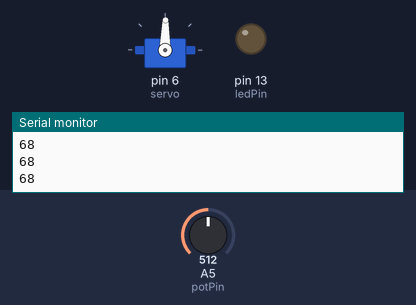
A sketch run on a simulated Arduino Uno, built with avr-gcc and run on an emulated ATmega328P. Parts: servo, output pins drawn as LEDs (lit = HIGH), the last lines printed to the serial monitor. The test bench sets the inputs (shaded band); at power-on: A5 (potPin) = 512.

Above: at 1.2 s.
1.3 s: A5 (potPin) set to 424
2.8 s: A5 (potPin) set to 391
At 4.1 s:
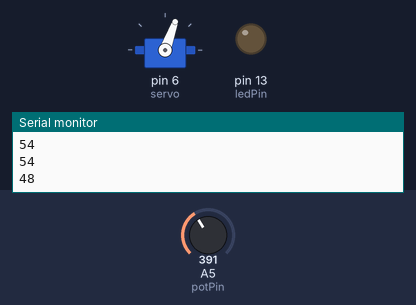
5.8 s: A5 (potPin) set to 511
8.8 s: A5 (potPin) set to 306
At 9.9 s:
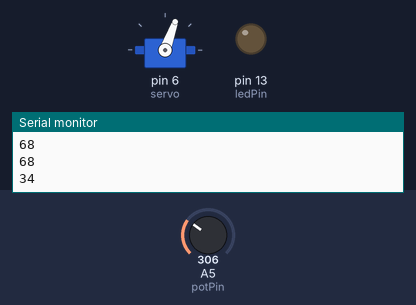
Timing chart, 0 to 12.8 s (numbered marks = the images above; inputs shaded):
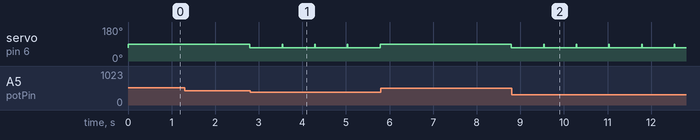

Measured:
- after the input at 1.3 s, servo on pin 6 (servo): 89° → 70° after 1.5 s
- after the input at 2.8 s, servo on pin 6 (servo): 70° → 89° after 3.0 s
- after the input at 8.8 s, servo on pin 6 (servo): alternates 89° for 0.01 s and 70° for 0.74 s, starting after 0.73 s

The sketch:

case_p2.ino
```cpp
//libraries
#include <Servo.h>
#include <math.h>

Servo servo;

int potPin = 5;    // select the input pin for the potentiometer
int ledPin = 13;   // select the pin for the LED
int val = 0;       // variable to store the value coming from the sensor
int vel = 70;     //velocity clockwise
int max_val = 0;
int time_left = 720; //time it takes for 180º rotation at vel speed (miliseconds)
char option;

void setup() {
  // put your setup code here, to run once:

  pinMode(ledPin, OUTPUT);  // declare the ledPin as an OUTPUT
  servo.attach(6); // attaches pin 6 to the servo object
  servo.write(89);  // tell servo to not move, before initializing serial port

  // initialize serial port
  Serial.begin(115200);

  //wait for port to open:
  while (!Serial) {
    ; // wait for serial port to connect. Needed for native USB
  }

}

void loop() {
  // put your main code here, to run repeatedly:

  int time_left = 721; //time it takes for 180º rotation at vel speed (miliseconds)
  servo.write(vel); //tell servo to move clockwise at a certain speed

  while (time_left > 0) {
    delay(10); // needs to be between write and analogRead so it reads correct value
    val = (analogRead(potPin) - 100) / 6; // read analog input
    if (val < 0) {
      val = 0;
    }

    if (val > max_val) {
      max_val = val;
    }

    time_left = time_left - 10; //time left for feedback (miliseconds)

    if (time_left <= 0 || val > 50) { //if time to reach 180º over or if too much force is detected (toe pull too big)
      break;  // stop loop
    }
  }

  servo.write(89);  // tell servo to not move
  delay(10);
  Serial.println(max_val);
  max_val = 0;

}
```
